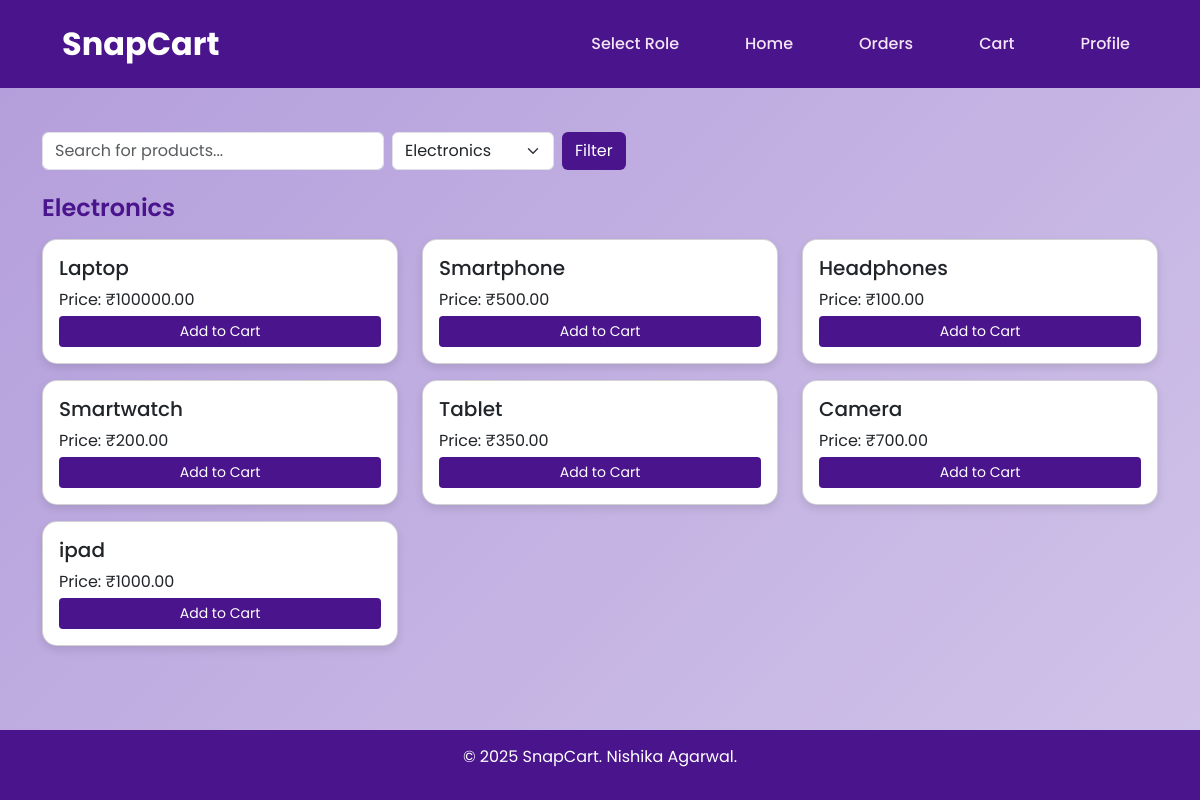
The app's page /user_home?category_id=1 (signed in) with its own data.
### models.py (models this page shows)
class Category(db.Model):
    __tablename__ = 'category'
    id = db.Column(db.Integer, primary_key=True)
    name = db.Column(db.String(64), nullable=False)
    products = db.relationship('Product', back_populates='category', cascade='all, delete')

class Product(db.Model):  # Class names should start with uppercase
    __tablename__ = 'product'
    id = db.Column(db.Integer, primary_key=True)
    name = db.Column(db.String(64), nullable=False)
    price = db.Column(db.Float, nullable=False)
    category_id = db.Column(db.Integer, db.ForeignKey('category.id'), nullable=False)
    quantity = db.Column(db.Integer, nullable=False)
    man_date = db.Column(db.Date, nullable=False)
    category = db.relationship('Category', back_populates='products')

### routes.py (the view)
@app.route("/user_home", methods=["GET"])
@auth_required
def user_home():
    search_query = request.args.get("search", "").strip()
    category_id = request.args.get("category_id")
    categories = Category.query.all()
    products_query = Product.query
    if search_query:
        products_query = products_query.filter(Product.name.ilike(f"%{search_query}%"))
    if category_id:
        products_query = products_query.filter_by(category_id=category_id)
    products = products_query.all()
    if search_query and not products:
        flash("No products found!", "danger")
    if category_id and not products:
        flash("No products found in this category!", "danger")
    return render_template(
        "user/user_home.html",
        categories=categories,
        products=products,
        user = User.query.get(session['user_id']),
    )

### routes.py (called while the page is built)
def auth_required(func):
    @wraps(func)
    def inner(*args, **kwargs):
        if 'user_id' not in session:
            flash('Please login to continue', 'danger')
            return redirect(url_for('user_login'))
        return func(*args, **kwargs)
    return inner

### templates/user/user_home.html (shortened to what this page needs)
{% extends 'user/final_layout.html' %}
{% block content %}
<div class="container py-4">
    <form method="GET" action="{{ url_for('user_home') }}" class="mb-4 d-flex gap-2 flex-wrap">
        <input type="text" name="search" class="form-control w-auto" placeholder="Search for products..." value="{{ request.args.get('search', '') }}">
        <select name="category_id" class="form-select w-auto">
            {% for category in categories %}
                <option value="{{ category.id }}" {% if request.args.get('category_id') == category.id|string %}selected{% endif %}>{{ category.name }}</option>
            {% endfor %}
        </select>
        <button class="btn btn-snap" type="submit">Filter</button>
    </form>
    {% if products %}
        {% for category in categories %}
            {% set cat_products = products|selectattr("category.id", "equalto", category.id)|list %}
            {% if cat_products %}
            <div class="mb-4">
                <h4 class="mb-3">{{ category.name }}</h4>
                <div class="row">
                    {% for product in cat_products %}
                    <div class="col-md-4 mb-3">
                        <div class="card product-card p-3">
                            <h5 class="card-title">{{ product.name }}</h5>
                            <p class="card-text mb-1">Price: ₹{{ '%.2f'|format(product.price) }}</p>
                            <form method="POST" action="{{ url_for('add_to_cart', product_id=product.id) }}" class="add-to-cart-form">
                                <button class="btn btn-sm btn-snap w-100">Add to Cart</button>
                            </form>
                        </div>
                    </div>
                    {% endfor %}
                </div>
            </div>
            {% endif %}
        {% endfor %}
    {% else %}
        <p class="text-center">{{ no_products_message }}</p>
    {% endif %}
</div>
{% endblock %}

### templates/user/final_layout.html (style rules this page uses)
html, body { height: 100vh; margin: 0; display: flex; flex-direction: column; font-family: 'Poppins', sans-serif; background: linear-gradient(135deg, #b39ddb, #d1c4e9); color: #333; }

### templates/user/user_home.html (style rules this page uses)
body { background-color: #f5e9ff; font-family: 'Poppins', sans-serif; }
.btn-snap { background-color: #4a148c; color: white; }
.product-card { border-radius: 15px; box-shadow: 0 4px 8px rgba(0,0,0,0.1); transition: 0.3s; background-color: #ffffff; }
h4 { color: #4a148c; font-weight: 600; }

### records on screen
Category: name "Electronics"
Product: name "Laptop", price "100000.00"
Product: name "Smartphone", price "500.00"
Product: name "Headphones", price "100.00"
Product: name "Smartwatch", price "200.00"
Product: name "Tablet", price "350.00"
Product: name "Camera", price "700.00"
Product: name "ipad", price "1000.00"

### other values on screen
form field category_id "Electronics"
